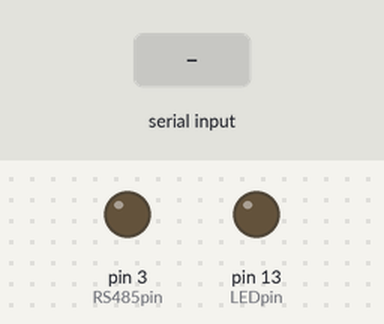
The sketch below on a simulated Arduino Mega 2560, built with avr-gcc and run on an emulated ATmega2560. Shown: output pins drawn as LEDs (lit = HIGH). The test bench sets the inputs (shaded band). What the sketch prints to the serial monitor is not drawn.

Above: at 3.2 s.
3.3 s: "1" received over Serial
At 4.2 s:
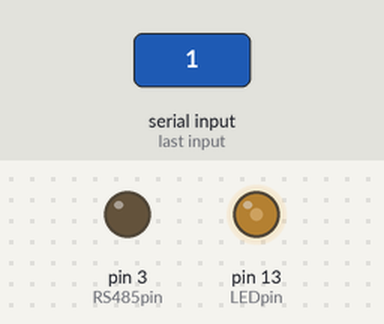
4.8 s: "1" received over the second serial link
At 5.3 s:
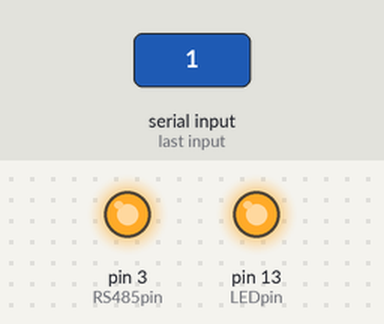
Timing chart, 0 to 7.8 s (numbered marks = the images above; inputs shaded):
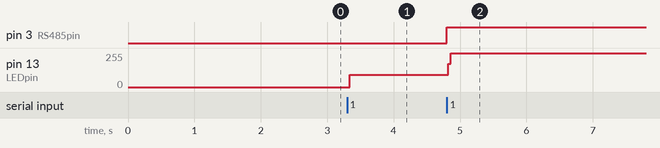

The sketch:

MegaRS485Master.ino
```cpp
// MegaRS485Master
//
// developed from MegaSerial485comms1
// using code from SoftRS485Master

// This is to send and receive transmission using Serial1

/*-----( Import needed libraries )-----*/

/*-----( Declare Constants and Pin Numbers )-----*/
#define RS485pin 3
#define LEDpin 13

#define RS485Transmit    HIGH
#define RS485Receive     LOW

/*-----( Declare objects )-----*/

/*-----( Declare Variables )-----*/
int byteReceived;
int byteSend;

void setup() {
  // Start the communications on Serial1
  Serial1.begin(9600);
  // Start the built-in serial port, probably to Serial Monitor
  Serial.begin(9600);

  // Set pins to OUTPUT
  pinMode(RS485pin,OUTPUT);
  pinMode(LEDpin,OUTPUT);

  Serial.println("MEGA Hardware Serial1 Master");
  // Use LEDpin to show what the communication is doing.
  digitalWrite(LEDpin,LOW);
  digitalWrite(RS485pin, RS485Receive);  // Init Transceiver
  delay(2000);
  Serial.println("Use Serial Monitor, type in upper window, ENTER");
}

void loop() {
  // put your main code here, to run repeatedly:

  char getdata = 'c';

  digitalWrite(LEDpin,LOW);

  // Check for input from the Serial monitor.
  // Send whatever it is to the other Arduino.
  if (Serial.available())
  {
    digitalWrite(LEDpin,HIGH);
    // Send whatever is there to send.
    while(Serial1.available()) {
    byteReceived = Serial.read();
    digitalWrite(RS485pin,RS485Transmit);  // Enable RS485 Transmit
    Serial1.write(byteReceived);           // Send byte to Remote Arduino
    delay(10);
    }
    digitalWrite(RS485pin, RS485Receive);  // Disable RS485 Transmit
    digitalWrite(LEDpin,LOW);
  }

  if (Serial1.available()) {
     digitalWrite(LEDpin,HIGH);
     Serial.print('x');
      while(Serial1.available() && getdata !='X') {
        byteReceived = Serial1.read();  // Read received byte
        Serial.print(byteReceived);
      }
      Serial.println("");
      digitalWrite(LEDpin,LOW);
   }
   //delay(5000);
   //digitalWrite(LEDpin,HIGH);
   //delay(5000);
}
```

Measured:
- after the input at 3.3 s, pin 13 (LEDpin): 0/255 → 92/255 at once
- after the input at 4.8 s, pin 3 (RS485pin): LOW → HIGH at once; pin 13 (LEDpin): 92/255 → 255/255 at once
